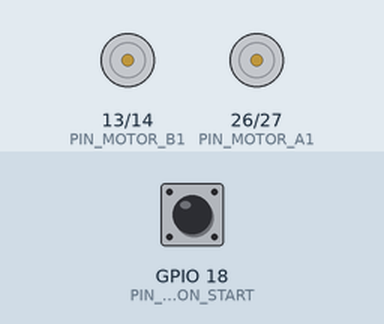
Simulated run of this sketch. Board: ESP32. On the bench: motor-driver pin pairs drawn as motors (green arrow = first pin HIGH = forward, orange = second pin HIGH = backward, longer = more drive). The inputs (shaded band) are chosen by the test bench; at power-on: GPIO 18 (PIN_BOTON_START) HIGH.

Above: at 1.2 s.
1.3 s: GPIO 18 (PIN_BOTON_START) pulled LOW for 0.15 s
At 2.8 s:
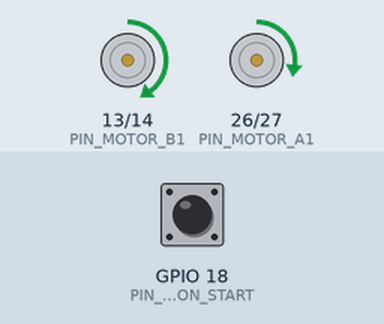
At 7.8 s:
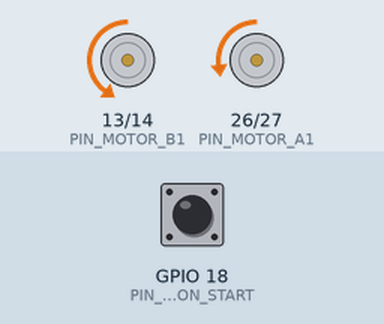
Timing chart, 0 to 13.0 s (numbered marks = the images above; inputs shaded):
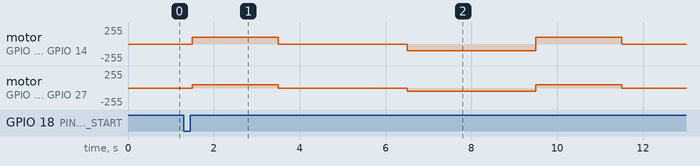

The sketch:

DEXTER_RUEDAS.ino
```cpp
#define FREQ 1000
#define RES 8
#define MAX 100
#define MIN 0

#define PIN_MOTOR_A1 26
#define PIN_MOTOR_A2 27
#define PIN_MOTOR_B1 13
#define PIN_MOTOR_B2 14
#define PIN_BOTON_START 18

#define CHANNEL1 0
#define CHANNEL2 1
#define CHANNEL3 2
#define CHANNEL4 3


bool boton_presionado = false;

void reposo() {
  // Espera hasta que el botón sea presionado
  while (!boton_presionado) {
    if (digitalRead(PIN_BOTON_START) == LOW) { // Verificar si el botón está presionado (LOW)
      boton_presionado = true;
      delay(200);  // Evitar debounce con un retraso
    }
  }
}

void setup() {
    //ledcSetup(0, 5000, 8); // Canal 0, 5 kHz, 8 bits de resolución
    //ledcAttachPin(PIN_MOTOR_B2, 0); // Configuración de los pines y canales de los motores
    ledcAttachPin(PIN_MOTOR_A1, CHANNEL1);
    ledcSetup(CHANNEL1, FREQ, RES);
    ledcAttachPin(PIN_MOTOR_A2, CHANNEL2);
    ledcSetup(CHANNEL2, FREQ, RES);
    ledcAttachPin(PIN_MOTOR_B1, CHANNEL3);
    ledcSetup(CHANNEL3, FREQ, RES);
    ledcAttachPin(PIN_MOTOR_B2, CHANNEL4);
    ledcSetup(CHANNEL4, FREQ, RES);
}


void moveBackward() {
    ledcWrite(CHANNEL1, MIN);
    ledcWrite(CHANNEL2, MAX - 50);
    ledcWrite(CHANNEL3, MIN);
    ledcWrite(CHANNEL4, MAX);
}
void moveForward() {
  ledcWrite(CHANNEL1, MAX - 50);
  ledcWrite(CHANNEL2, MIN);
  ledcWrite(CHANNEL3, MAX);
  ledcWrite(CHANNEL4, MIN);
}

void stopMotors() {
  ledcWrite(CHANNEL1, MIN);
  ledcWrite(CHANNEL2, MIN);
  ledcWrite(CHANNEL3, MIN);
  ledcWrite(CHANNEL4, MIN);
}
void moveRight() {
  ledcWrite(CHANNEL1, MAX);
  ledcWrite(CHANNEL2, MIN);
  ledcWrite(CHANNEL3, MIN);
  ledcWrite(CHANNEL4, MAX);
}

void moveLeft() {
  ledcWrite(CHANNEL1, MIN);
  ledcWrite(CHANNEL2, MAX);
  ledcWrite(CHANNEL3, MAX);
  ledcWrite(CHANNEL4, MIN);
}
void loop() {
    reposo(); // Espera a que el botón sea presionado para iniciar el código
    moveForward();
    delay(2000);
    stopMotors();
    delay(3000);
    moveBackward();
    delay(3000);
     // Mueve los motores hacia adelante    // Mantiene el movimiento hacia adelante por 2 segundos
}
```
